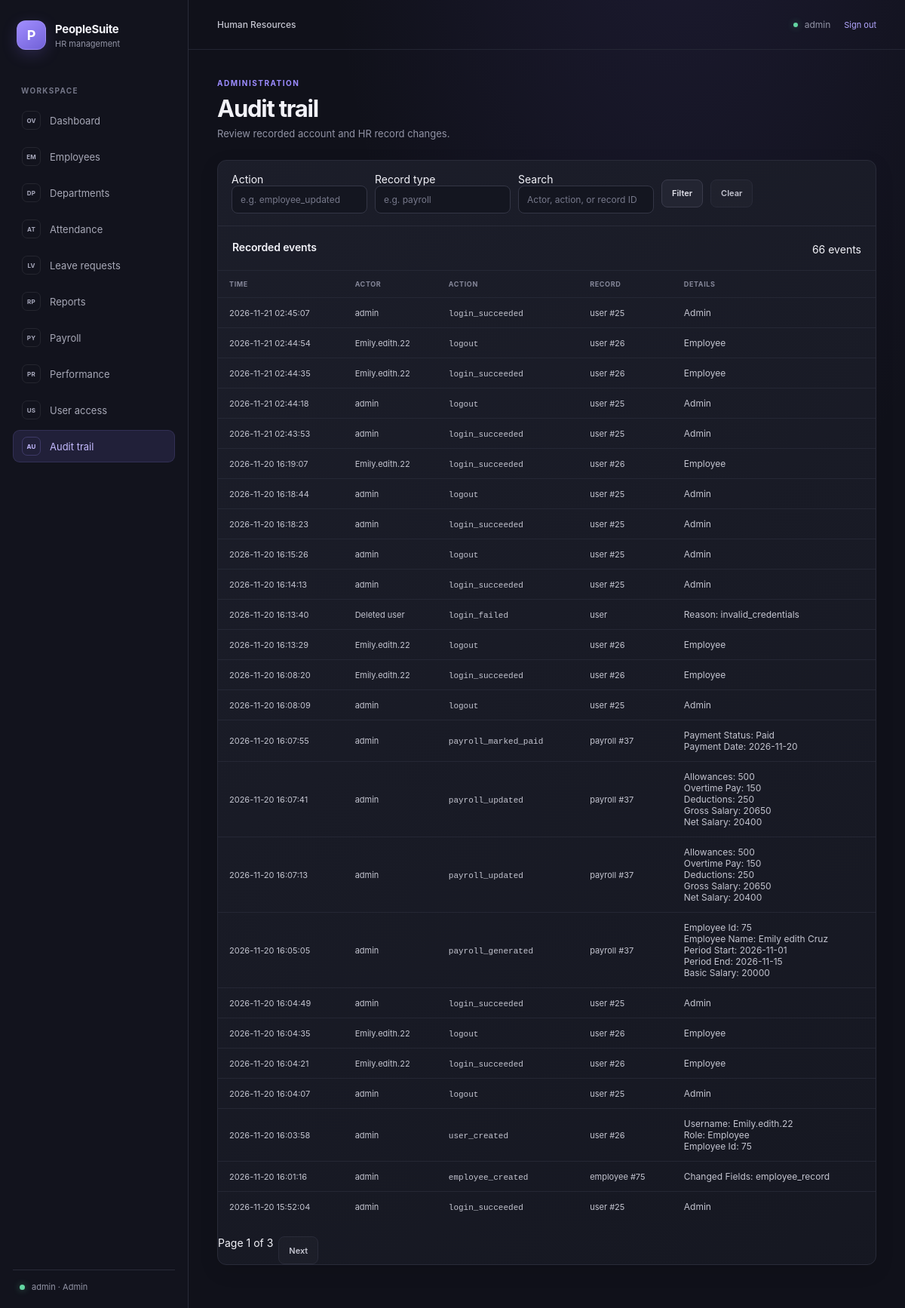
Screenshot of /audit.php (signed in) with the database file from the repository.
### tables this page shows
CREATE TABLE `audit_logs` (
  `audit_id` bigint(20) UNSIGNED NOT NULL,
  `actor_user_id` int(11) DEFAULT NULL,
  `action` varchar(64) NOT NULL,
  `entity_type` varchar(64) NOT NULL,
  `entity_id` bigint(20) DEFAULT NULL,
  `details` longtext DEFAULT NULL,
  `occurred_at` timestamp NOT NULL DEFAULT current_timestamp()
);

CREATE TABLE `users` (
  `user_id` int(11) NOT NULL,
  `employee_id` int(11) DEFAULT NULL,
  `username` varchar(50) NOT NULL,
  `password` varchar(255) NOT NULL,
  `role` enum('Admin','HR','Employee') DEFAULT 'Employee',
  `account_status` enum('Active','Inactive') DEFAULT 'Active',
  `created_at` timestamp NOT NULL DEFAULT current_timestamp()
);

### audit.php (the view, shortened to what this page needs)
<?php
require __DIR__ . '/config/db.php';
$perPage = 25;
$actionFilter = isset($_GET['action']) && is_string($_GET['action'])
    ? substr(trim($_GET['action']), 0, 64)
    : '';
$entityFilter = isset($_GET['entity']) && is_string($_GET['entity'])
    ? substr(trim($_GET['entity']), 0, 64)
    : '';
$search = isset($_GET['search']) && is_string($_GET['search'])
    ? substr(trim($_GET['search']), 0, 100)
    : '';
$page = isset($_GET['page']) && is_scalar($_GET['page'])
    ? filter_var($_GET['page'], FILTER_VALIDATE_INT, ['options' => ['min_range' => 1]])
    : 1;
$page = $page === false ? 1 : $page;
$errorMessage = null;
$entries = [];
$totalPages = 1;
$totalEntries = 0;
try {
    $where = [];
    $parameters = [];
    if ($errorMessage === null) {
        $whereSql = $where === [] ? '' : ' WHERE ' . implode(' AND ', $where);
        $count = $pdo->prepare(
            'SELECT COUNT(*) FROM audit_logs AS al
             LEFT JOIN users AS u ON u.user_id = al.actor_user_id' . $whereSql
        );
        $count->execute($parameters);
        $totalEntries = (int) $count->fetchColumn();
        $totalPages = max(1, (int) ceil($totalEntries / $perPage));
        $page = min($page, $totalPages);
        $offset = ($page - 1) * $perPage;
        $query = $pdo->prepare(
            'SELECT al.audit_id, al.actor_user_id, al.action, al.entity_type,
                    al.entity_id, al.details, al.occurred_at, u.username
             FROM audit_logs AS al
             LEFT JOIN users AS u ON u.user_id = al.actor_user_id'
            . $whereSql
            . ' ORDER BY al.occurred_at DESC, al.audit_id DESC
                LIMIT ' . $perPage . ' OFFSET ' . (int) $offset
        );
        $query->execute($parameters);
        $entries = $query->fetchAll();
    }
} catch (PDOException $e) {
    error_log('Audit trail query failed: ' . $e->getMessage());
    $errorMessage = 'Audit records could not be loaded. Please try again later.';
}
$escape = static function ($value): string {
    return htmlspecialchars((string) $value, ENT_QUOTES, 'UTF-8');
};
$queryValues = array_filter([
    'action' => $actionFilter,
    'entity' => $entityFilter,
    'search' => $search,
], static function ($value): bool {
    return $value !== '';
});
$pageUrl = static function (int $targetPage) use ($queryValues): string {
    return 'audit.php?' . http_build_query($queryValues + ['page' => $targetPage]);
};
require __DIR__ . '/includes/header.php';
require __DIR__ . '/includes/sidebar.php';
?>
<section class="page-heading">
    <div>
        <p class="eyebrow">ADMINISTRATION</p>
        <h1>Audit trail</h1>
        <p class="page-description">Review recorded account and HR record changes.</p>
    </div>
</section>
<section class="panel employee-panel reports-filter-panel">
    <form method="get" action="audit.php" class="employee-filters reports-filters">
        <div class="filter-field">
            <label for="action">Action</label>
            <input id="action" name="action" maxlength="64" value="<?= $escape($actionFilter) ?>" placeholder="e.g. employee_updated">
        </div>
        <div class="filter-field">
            <label for="entity">Record type</label>
            <input id="entity" name="entity" maxlength="64" value="<?= $escape($entityFilter) ?>" placeholder="e.g. payroll">
        </div>
        <div class="filter-field">
            <label for="search">Search</label>
            <input id="search" name="search" maxlength="100" value="<?= $escape($search) ?>" placeholder="Actor, action, or record ID">
        </div>
        <button class="button button-secondary" type="submit">Filter</button>
        <a class="button button-quiet" href="audit.php">Clear</a>
    </form>
    <div class="panel-heading">
        <h2>Recorded events</h2>
        <span><?= number_format($totalEntries) ?> event<?= $totalEntries === 1 ? '' : 's' ?></span>
    </div>
    <div class="table-wrap reports-list-panel">
        <table class="data-table">
            <thead>
                <tr>
                    <th>Time</th>
                    <th>Actor</th>
                    <th>Action</th>
                    <th>Record</th>
                    <th>Details</th>
                </tr>
            </thead>
            <tbody>
                <?php if ($entries === []): ?>
                    <tr><td colspan="5" class="table-empty">No audit events match these filters.</td></tr>
                <?php else: ?>
                    <?php foreach ($entries as $entry): ?>
                        <?php
                        $details = null;
                    if (is_string($entry['details']) && $entry['details'] !== '') {
                        $decoded = json_decode($entry['details'], true);
                        if (is_array($decoded) && count($decoded) === 1 && isset($decoded['role'])) {
                            $details = (string) $decoded['role'];
                        } elseif (is_array($decoded)) {
                            $formattedDetails = [];
                            foreach ($decoded as $key => $value) {
                                $label = ucwords(str_replace('_', ' ', (string) $key));
                                if (is_scalar($value) || $value === null) {
                                    $formattedDetails[] = $label . ': ' . (string) ($value ?? '—');
                                } else {
                                    $formattedDetails[] = $label . ': [unsupported value]';
                                }
                            }
                            $details = implode("\n", $formattedDetails);
                        } else {
                            $details = $entry['details'];
                        }
                    }
                        ?>
                        <tr>
                            <td><?= $escape($entry['occurred_at']) ?></td>
                            <td><?= $escape($entry['username'] ?? 'Deleted user') ?></td>
                            <td><code><?= $escape($entry['action']) ?></code></td>
                            <td><?= $escape($entry['entity_type']) ?><?= $entry['entity_id'] !== null ? ' #' . $escape($entry['entity_id']) : '' ?></td>
                            <td><pre class="audit-details"><?= $escape($details ?? '—') ?></pre></td>
                        </tr>
                    <?php endforeach; ?>
                <?php endif; ?>
            </tbody>
        </table>
    </div>
    <?php if ($totalPages > 1): ?>
        <nav class="pagination" aria-label="Audit trail pages">
            <span>Page <?= $page ?> of <?= $totalPages ?></span>
            <?php if ($page < $totalPages): ?><a class="button button-quiet" href="<?= $escape($pageUrl($page + 1)) ?>">Next</a><?php endif; ?>
        </nav>
    <?php endif; ?>
</section>
<?php require __DIR__ . '/includes/footer.php'; ?>

### assets/style.css (style rules this page uses)
:root { color-scheme: dark; --page: #10111a; --panel: #171923; --panel-raised: #1c1e2a; --border: #292b39; --text: #f2f2f8; --muted: #9294a6; --accent: #9c8cff; --green: #63d6a2; }
* { box-sizing: border-box; }
body { min-width: 320px; min-height: 100vh; margin: 0; background: radial-gradient(ellipse at 75% -20%, rgba(119, 96, 218, 0.13), transparent 38%), var(--page); color: var(--text); font-family: Inter, ui-sans-serif, system-ui, -apple-system, BlinkMacSystemFont, "Segoe UI", sans-serif; font-size: 14px; -webkit-font-smoothing: antialiased; }
a { color: inherit; text-decoration: none; }
.page-heading { display: flex; align-items: flex-end; justify-content: space-between; gap: 20px; margin-bottom: 27px; }
.eyebrow { margin: 0 0 9px; color: var(--accent); font-size: 10px; font-weight: 750; letter-spacing: 0.15em; }
h1, h2, p { margin-top: 0; }
h1 { margin-bottom: 7px; font-size: clamp(25px, 3vw, 31px); font-weight: 650; letter-spacing: -0.04em; }
.page-description { margin-bottom: 0; color: var(--muted); font-size: 13px; }
.metric-card, .panel { border: 1px solid var(--border); border-radius: 12px; background: linear-gradient(145deg, rgba(28, 30, 42, 0.96), rgba(22, 24, 34, 0.96)); box-shadow: 0 8px 26px rgba(0, 0, 0, 0.1); }
.panel { min-width: 0; overflow: hidden; }
.panel-heading { display: flex; align-items: center; justify-content: space-between; gap: 12px; padding: 19px 19px 17px; }
.panel-heading h2 { margin-bottom: 5px; font-size: 14px; font-weight: 620; letter-spacing: -0.01em; }
.table-wrap { width: 100%; overflow-x: auto; }
table { width: 100%; border-collapse: collapse; text-align: left; white-space: nowrap; }
th, td { padding: 12px 15px; border-top: 1px solid rgba(41, 43, 57, 0.8); vertical-align: middle; }
th { color: #858799; font-size: 9px; font-weight: 650; letter-spacing: 0.07em; text-transform: uppercase; }
td { color: #c4c5d0; font-size: 11px; }
tbody tr:last-child td { border-bottom: 0; }
.reports-filter-panel { margin-bottom: 19px; }
.reports-filters .filter-field { width: min(100%, 180px); }
.audit-details { max-width: 340px; max-height: 120px; margin: 0; overflow: auto; white-space: pre-wrap; overflow-wrap: anywhere; color: var(--text-muted); font: inherit; font-size: 12px; }
.reports-list-panel { margin-bottom: 20px; }
.employee-panel { margin-top: 20px; }
.employee-filters { display: flex; flex-wrap: wrap; align-items: center; gap: 10px; padding: 16px 18px; border-bottom: 1px solid var(--border); }
.filter-field { width: min(100%, 190px); }
.employee-filters input, .employee-filters select, .form-field input, .form-field select, .form-field textarea { width: 100%; min-height: 39px; padding: 9px 11px; border: 1px solid #343646; border-radius: 8px; outline: none; background: #141620; color: var(--text); font: inherit; font-size: 12px; }
.employee-filters input::placeholder, .form-field input::placeholder { color: #77798b; }
.employee-filters input, .employee-filters select { min-height: 37px; }
.button { display: inline-flex; min-height: 37px; align-items: center; justify-content: center; gap: 7px; padding: 0 13px; border: 1px solid transparent; border-radius: 8px; cursor: pointer; font: inherit; font-size: 11px; font-weight: 600; white-space: nowrap; transition: background 150ms ease, border-color 150ms ease, color 150ms ease; }
.button-secondary { border-color: #3a3b4b; background: #232532; color: #e3e3ec; }
.button-quiet { border-color: var(--border); background: rgba(255, 255, 255, 0.025); color: #c4c5d0; }
.pagination { display: flex; gap: 7px; }

### rows the page displays
audit_logs: occurred_at "2026-11-21 02:45:07", actor_user.username "admin", action "login_succeeded", entity_type "user", entity "25", details "Admin"
audit_logs: occurred_at "2026-11-21 02:44:54", actor_user.username "Emily.edith.22", action "logout", entity_type "user", entity "26", details "Employee"
audit_logs: occurred_at "2026-11-21 02:44:35", actor_user.username "Emily.edith.22", action "login_succeeded", entity_type "user", entity "26", details "Employee"
audit_logs: occurred_at "2026-11-21 02:44:18", actor_user.username "admin", action "logout", entity_type "user", entity "25", details "Admin"
audit_logs: occurred_at "2026-11-21 02:43:53", actor_user.username "admin", action "login_succeeded", entity_type "user", entity "25", details "Admin"
audit_logs: occurred_at "2026-11-20 16:19:07", actor_user.username "Emily.edith.22", action "login_succeeded", entity_type "user", entity "26", details "Employee"
audit_logs: occurred_at "2026-11-20 16:18:44", actor_user.username "admin", action "logout", entity_type "user", entity "25", details "Admin"
audit_logs: occurred_at "2026-11-20 16:18:23", actor_user.username "admin", action "login_succeeded", entity_type "user", entity "25", details "Admin"
audit_logs: occurred_at "2026-11-20 16:15:26", actor_user.username "admin", action "logout", entity_type "user", entity "25", details "Admin"
audit_logs: occurred_at "2026-11-20 16:14:13", actor_user.username "admin", action "login_succeeded", entity_type "user", entity "25", details "Admin"
audit_logs: occurred_at "2026-11-20 16:13:40", username "Deleted user", action "login_failed", entity_type "user", details "Reason: invalid_credentials"
audit_logs: occurred_at "2026-11-20 16:13:29", actor_user.username "Emily.edith.22", action "logout", entity_type "user", entity "26", details "Employee"
audit_logs: occurred_at "2026-11-20 16:08:20", actor_user.username "Emily.edith.22", action "login_succeeded", entity_type "user", entity "26", details "Employee"
audit_logs: occurred_at "2026-11-20 16:08:09", actor_user.username "admin", action "logout", entity_type "user", entity "25", details "Admin"
audit_logs: occurred_at "2026-11-20 16:07:55", actor_user.username "admin", action "payroll_marked_paid", entity_type "payroll", entity "37", details "Payment Status: Paid Payment Date: 2026-11-20"
audit_logs: occurred_at "2026-11-20 16:07:41", actor_user.username "admin", action "payroll_updated", entity_type "payroll", entity "37", details "Allowances: 500 Overtime Pay: 150 Deductions: 250 Gross Salary: 20650 Net Salary: 20400"
audit_logs: occurred_at "2026-11-20 16:07:13", actor_user.username "admin", action "payroll_updated", entity_type "payroll", entity "37", details "Allowances: 500 Overtime Pay: 150 Deductions: 250 Gross Salary: 20650 Net Salary: 20400"
audit_logs: occurred_at "2026-11-20 16:05:05", actor_user.username "admin", action "payroll_generated", entity_type "payroll", entity "37", details "Employee Id: 75 Employee Name: Emily edith Cruz Period Start: 2026-11-01 Period End: 2026-11-15 Basic Salary: 20000"
audit_logs: occurred_at "2026-11-20 16:04:49", actor_user.username "admin", action "login_succeeded", entity_type "user", entity "25", details "Admin"
audit_logs: occurred_at "2026-11-20 16:04:35", actor_user.username "Emily.edith.22", action "logout", entity_type "user", entity "26", details "Employee"
audit_logs: occurred_at "2026-11-20 16:04:21", actor_user.username "Emily.edith.22", action "login_succeeded", entity_type "user", entity "26", details "Employee"
audit_logs: occurred_at "2026-11-20 16:04:07", actor_user.username "admin", action "logout", entity_type "user", entity "25", details "Admin"
audit_logs: occurred_at "2026-11-20 16:03:58", actor_user.username "admin", action "user_created", entity_type "user", entity "26", details "Username: Emily.edith.22 Role: Employee Employee Id: 75"
audit_logs: occurred_at "2026-11-20 16:01:16", actor_user.username "admin", action "employee_created", entity_type "employee", entity "75", details "Changed Fields: employee_record"
audit_logs: occurred_at "2026-11-20 15:52:04", actor_user.username "admin", action "login_succeeded", entity_type "user", entity "25", details "Admin"

### other values shown
$currentUser['username'] "admin"
$currentUser['role'] "Admin"
$totalEntries "66"
$page "1"
$totalPages "3"
